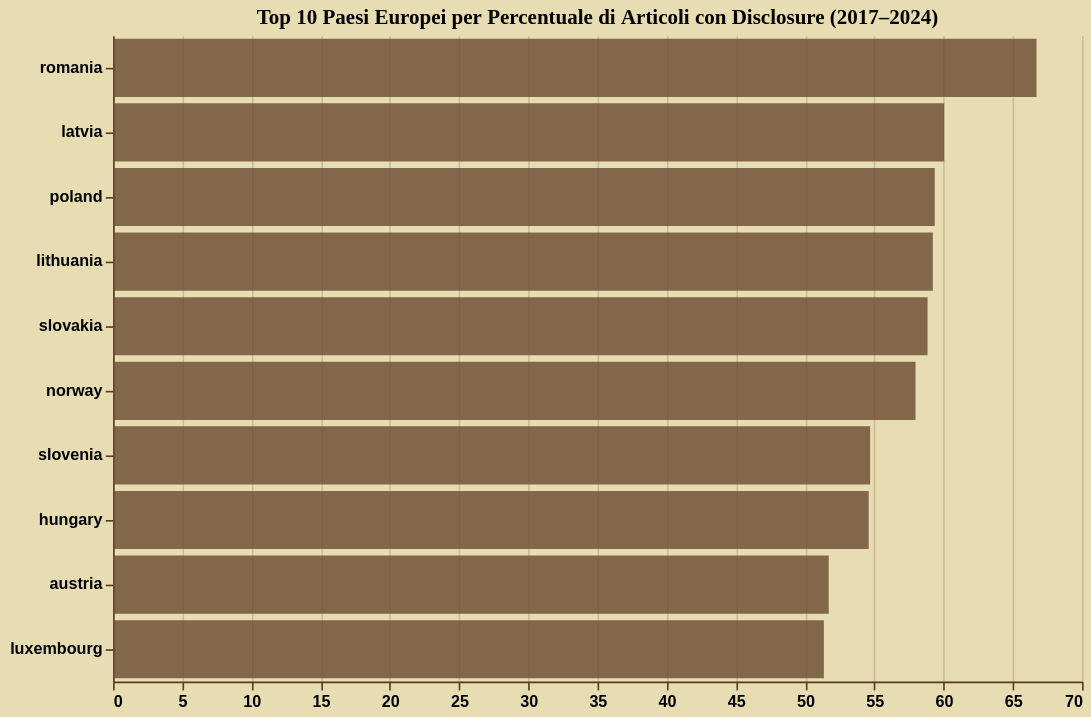

Source (Vega-Lite JSON):
### Vega-Lite specification from a JSON file in a GitHub repository (floating-point values rounded to 4 significant figures)
{"$schema": "https://vega.github.io/schema/vega-lite/v5.20.1.json", "config": {"area": {"color": "#6b4a32", "opacity": 0.8}, "axis": {"domainColor": "#5a3921", "gridColor": "#5a3921", "gridOpacity": 0.2, "labelColor": "black", "labelFontWeight": "bold", "tickColor": "#5a3921", "titleColor": "black", "titleFont": "EB Garamond"}, "background": "#e8ddb2", "bar": {"color": "#6b4a32", "opacity": 0.8}, "legend": {"labelColor": "black", "labelFont": "EB Garamond", "titleColor": "black", "titleFont": "EB Garamond"}, "line": {"color": "#6b4a32", "opacity": 0.8}, "mark": {"color": "#6b4a32", "opacity": 0.8}, "point": {"color": "#6b4a32", "opacity": 0.8}, "title": {"color": "black", "font": "EB Garamond"}, "view": {"height": 250, "stroke": null, "width": 350}}, "data": {"name": "data-ef656ff67ddb15f66cd0fbdac69f121a"}, "datasets": {"data-ef656ff67ddb15f66cd0fbdac69f121a": [{"disclosure_percent": 66.71, "normalized_countries": "romania", "total_articles": 34956}, {"disclosure_percent": 60.04, "normalized_countries": "latvia", "total_articles": 4484}, {"disclosure_percent": 59.36, "normalized_countries": "poland", "total_articles": 145779}, {"disclosure_percent": 59.22, "normalized_countries": "lithuania", "total_articles": 10845}, {"disclosure_percent": 58.84, "normalized_countries": "slovakia", "total_articles": 11519}, {"disclosure_percent": 57.97, "normalized_countries": "norway", "total_articles": 2101}, {"disclosure_percent": 54.69, "normalized_countries": "slovenia", "total_articles": 17841}, {"disclosure_percent": 54.59, "normalized_countries": "hungary", "total_articles": 34243}, {"disclosure_percent": 51.7, "normalized_countries": "austria", "total_articles": 86746}, {"disclosure_percent": 51.35, "normalized_countries": "luxembourg", "total_articles": 5731}]}, "encoding": {"tooltip": [{"field": "normalized_countries", "title": "Paese", "type": "nominal"}, {"field": "disclosure_percent", "title": "% disclosure", "type": "quantitative"}, {"field": "total_articles", "title": "N. articoli", "type": "quantitative"}], "x": {"field": "disclosure_percent", "title": "", "type": "quantitative"}, "y": {"field": "normalized_countries", "sort": "-x", "title": "", "type": "nominal"}}, "height": 400, "mark": {"type": "bar"}, "title": "Top 10 Paesi Europei per Percentuale di Articoli con Disclosure (2017–2024)", "width": 600}
